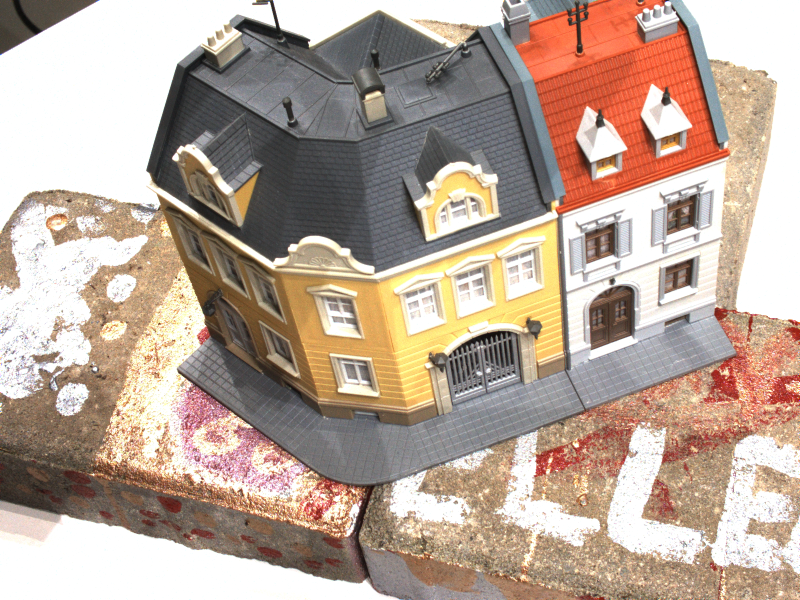
#> input picture data/scan6/clean_008_max.png, 1600 x 1200 px (shown at 1/2 size); its folder holds 4 pictures in this run
$ jupyter execute --allow-errors T2.ipynb   (shell and % lines are left out)
#> lines starting #> are read from the running program, lines starting #| are printed output that depends on the picture
# Atividade 2
Aplicar conceitos de Visão Computacional para reconstruir um modelo 3D (nuvem de pontos e/ou malha) de um objeto/cena a partir de múltiplas imagens, desenvolvendo com-
petências em extração de características, emparelhamento, geometria epipolar, estimação de pose, triangulação e (opcionalmente) densificação/malha/texturização.

# Progresso e próximos passos
- [ ] Etapa 1: Coleta das Imagens e Preparação
  - coloque o passo a passo
- [ ] Etapa 2: Detecção e Extração de Características
  - coloque o passo a passo
- [ ] Etapa 3: Emparelhamento e Geometria Epipolar
  - coloque o passoa a passo
- [ ] Etapa 4: Reconstrução 3D e (Opcional) Densificação/Malha
  - coloque o passoa a passo
- [ ] Etapa 5: Avaliação, Demonstração e Relatório
  - coloque o passo a passo
- [ ] Opcional 1: Recuperar escala absoluta
- [ ] Opcional 2: Marcar poses das câmeras no espaço 3D e exportar GLB/OBJ para visualização web.
- [ ] Opcional 3: Tratar casos difíceis: baixa textura, iluminação desafiadora, oclusões, superfícies brilhantes.
- [ ] Opcional 4: Comparar patch-match vs. métodos alternativos de densificação (se aplicável).

## Etapa 1: Preparação das imagens

[cell 1]

import os
import re
import numpy as np
import cv2
import matplotlib.pyplot as plt

[cell 2]
# drive.mount('/content/drive', force_remount=True)
# input_dir = '/content/drive/MyDrive/mc949/scan6/'
input_dir = 'data/scan6'

[cell 3]
# List all files in the input directory
image_files = os.listdir(input_dir)

# Filter files that end with 'max.png'
max_images = [f for f in image_files if re.search(r'max\.png$', f)]

[cell 4]
images = [cv2.imread(os.path.join(input_dir, max_image)) for max_image in sorted(max_images)]

## Etapa 2: Detecção e Extração de Características

### Achando os keypoints via SIFT

Detectando os keypoints via SIFT e ORB, mostrando as features em fundo "homogêneo" e então mostrando as imagens sobrepostas aos seus keypoints

[cell 5]
def sift_detector(img, n_features=None):
    # Checa se a imagem já está em escala de cinza
    if len(img.shape) == 2:
        gray_img = img
    else:
        # Converte para escala de cinza
        gray_img = cv2.cvtColor(img, cv2.COLOR_BGR2GRAY)
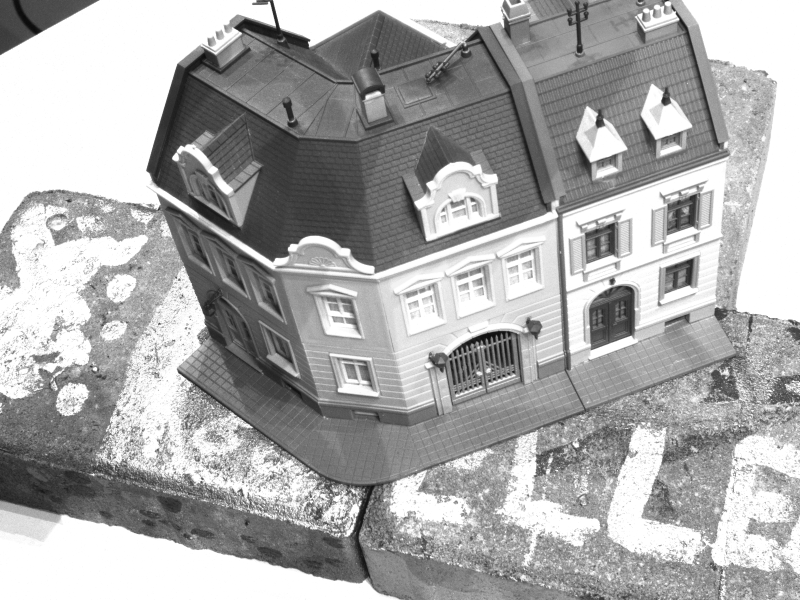
#> gray_img: shape (1200, 1600) (shown at 1/2 size); min 8, max 255, mean 170.2
#> img is the input picture: shape (1200, 1600, 3); mean B, G, R 152.4, 166, 185.3

    if n_features:
        # Inicializa o detector SIFT com o número de melhores features desejado
        sift = cv2.SIFT_create(nfeatures=n_features)
    else:
        sift = cv2.SIFT_create()

    # Detecta os keypoints
    keypoints = sift.detect(gray_img, None)
#> keypoints = 16800 keypoints; strongest (x, y, size): (1331, 202, 11.7), (1199, 246, 11.5), (1224, 562, 7.7), (1228, 625, 61.9)

    return keypoints

sift_keypoints = [sift_detector(img=img) for img in images]
#> sift_keypoints = 1 item
print(f"Número de keypoints encontrados pelo sift: {[len(kp) for kp in sift_keypoints]}")
#| Número de keypoints encontrados pelo sift: [16800]

sift_keypoints_filtered = [sift_detector(img=img, n_features=500) for img in images]
#> in sift_detector (call 2), `keypoints = sift.detect(gray_img, None)`: keypoints = 500 keypoints; strongest (x, y, size): (1331, 202, 11.7), (1199, 246, 11.5), (1224, 562, 7.7), (1228, 625, 61.9)
#> sift_keypoints_filtered = 1 item
print(f"Número de keypoints encontrados pelo sift pós-filtragem: {[len(kp) for kp in sift_keypoints_filtered]}")
#| Número de keypoints encontrados pelo sift pós-filtragem: [500]

### Achando os keypoints via ORB

[cell 6]
def orb_detector(img, nfeatures=30000):
    # Check if image is already grayscale
#> called with nfeatures = 30000
    if len(img.shape) == 2:
        gray_img = img
    else:
        # Convert to grayscale
        gray_img = cv2.cvtColor(img, cv2.COLOR_BGR2GRAY)

    # Initialize ORB detector
    orb = cv2.ORB_create(nfeatures=nfeatures)
    kp  = orb.detect(gray_img, None)
#> kp = 29731 keypoints; strongest (x, y, size): (618, 80, 37.2), (619, 81, 31), (618, 81, 44.6), (616, 84, 31)

    return kp

orb_keypoints = [orb_detector(img) for img in images]
#> orb_keypoints = 1 item
print(f"Número de keypoints encontrados pelo orb: {[len(kp) for kp in orb_keypoints]}")
#| Número de keypoints encontrados pelo orb: [29731]

orb_keypoints_filtered = [orb_detector(img, nfeatures=500) for img in images]
#> in orb_detector (call 2), `kp  = orb.detect(gray_img, None)`: kp = 500 keypoints; strongest (x, y, size): (618, 80, 37.2), (619, 81, 31), (618, 81, 44.6), (616, 84, 31)
#> orb_keypoints_filtered = 1 item
print(f"Número de keypoints encontrados pelo orb pós-filtragem: {[len(kp) for kp in orb_keypoints_filtered]}")
#| Número de keypoints encontrados pelo orb pós-filtragem: [500]

[cell 7]
n = 2
#> (the rest of this cell did not finish here and is left out)

[cell 8]
n = 2
#> (the rest of this cell did not finish here and is left out)

## Etapa 3: Emparelhamento e Geometria Epipolar

[cell 9]
# [5 lines left out: function sift_descriptor, not called in this run]

[cell 10]
# Match features using FLANN matcher
# [36 lines left out: function flann_matcher, not called in this run]

matches = []
for i in range(len(images) - 1):
    src_pts, dst_pts, good_matches = flann_matcher(images[i], images[i+1], n_features=500)
    matches.append(good_matches[:100])
#> this loop made 0 passes
#> after the loop, matches = []

print(f"Number of good matches found between consecutive images: {[len(m) for m in matches]}")
#| Number of good matches found between consecutive images: []

Visualizando Matchings

[cell 11]
# Visualize the matches between consecutive images
i = 1
#> (the rest of this cell did not finish here and is left out)

Estimar poses das câmeras (R,t) e triangular pontos 3D iniciais

[cell 12]
from mpl_toolkits.mplot3d import Axes3D

# [14 lines left out: function estimate_pose, not called in this run]

[cell 13]
# [20 lines left out: function triangulate_points, not called in this run]

[cell 14]
# [51 lines left out: function visualize_points_and_cameras, not called in this run]

Pose estimation example

[cell 15]
K = np.array([
    [949.97226758,   0.,         630.81760602],
    [  0.,         949.47553139, 356.35824094],
    [  0.,           0.,           1.        ]
])

all_R = []
all_t = []
all_kps = []
all_inliers = []
all_src = []
all_dst = []
all_matches = []

# For first camera, we use identity rotation and zero translation
R1 = np.eye(3)
t1 = np.zeros((3, 1))

all_R.append(R1)
all_t.append(t1)

for i in range(len(images)):
    kp = sift_detector(images[i], n_features=500)
    all_kps.append(kp)
    print(f"Image {i}: {len(kp)} keypoints")
#> this loop made 1 pass
#| Image 0: 500 keypoints
#> after the loop, all_kps = 1 item

for i in range(len(images) - 1):

    img1 = images[i]
    img2 = images[i+1]

    kp1 = all_kps[i]
    kp2 = all_kps[i + 1]

    src_pts, dst_pts, matches = flann_matcher(img1, img2)
    all_src.append(src_pts)
    all_dst.append(dst_pts)
    all_matches.append(matches)
    # Estimate pose of second camera relative to first
    EssentialM, R2, t2, mask, inliers = estimate_pose(kp1, kp2, src_pts, dst_pts, matches, K, threshold=0.5)
    all_R.append(R2)
    all_t.append(t2)
    all_inliers.append(inliers)
#> after the loop, all_R = [[[1, 0, 0], [0, 1, 0], [0, 0, 1]]]; all_dst = []; all_inliers = []; all_matches = []; all_src = []; all_t = [[0, 0, 0]]

[cell 16]
i = 1
#> (the rest of this cell did not finish here and is left out)

Linhas epipolares

[cell 17]
# [10 lines left out: function draw_epilines, not called in this run]

[cell 18]
i = 1

#> (the rest of this cell did not finish here and is left out)

Visualizing the points and cameras

[cell 19]
# Fixed triangulate points with proper error handling and data consistency

# Triangulate points - CORRECTED VERSION
points_3d_all = []
valid_pairs = 0

print("🔧 Starting triangulation for all image pairs...")

for i in range(len(images) - 1):
    print(f"\nProcessing pair {i}: images {i} and {i+1}")

    try:
        # Check if we have valid inliers for this pair
        if not all_inliers[i] or len(all_inliers[i]) < 5:
            print(f"  ❌ Skipping pair {i}: insufficient inliers ({len(all_inliers[i]) if all_inliers[i] else 0})")
            continue

        # Get the original matched keypoints that were used in pose estimation
        # We need to use the keypoints that were actually used in flann_matcher for this pair
        img1 = images[i]
        img2 = images[i+1]

        # Re-extract keypoints used in matching (this ensures consistency)
        src_pts, dst_pts, original_matches = flann_matcher(img1, img2)

        if src_pts is None:
            print(f"  ❌ Skipping pair {i}: no matches found")
            continue

        # Get keypoints used in matching
        kp1 = sift_detector(img1, n_features=500)
        kp2 = sift_detector(img2, n_features=500)

        # Use the stored inliers for this pair
        inliers = all_inliers[i]

        # Get camera poses for this pair
        R1 = all_R[i]
        t1 = all_t[i]
        R2 = all_R[i + 1] if i + 1 < len(all_R) else all_R[-1]
        t2 = all_t[i + 1] if i + 1 < len(all_t) else all_t[-1]

        print(f"  📊 Using {len(inliers)} inliers for triangulation")

        # Triangulate points for this pair
        points_3d = triangulate_points(kp1, kp2, inliers, K, R1, t1, R2, t2)

        # Filter out obviously bad points
        if len(points_3d) > 0:
            valid_mask = (
                (points_3d[:, 2] > 0.1) &   # In front of camera
                (points_3d[:, 2] < 100) &   # Not too far
                (np.abs(points_3d[:, 0]) < 50) & # Reasonable X range
                (np.abs(points_3d[:, 1]) < 50)   # Reasonable Y range
            )

            valid_points = points_3d[valid_mask]

            if len(valid_points) > 10:
                # Add spatial offset to separate point clouds from different pairs
                spatial_offset = np.array([i * 3.0, 0, 0])
                valid_points += spatial_offset

                points_3d_all.append(valid_points)
                valid_pairs += 1
                print(f"  ✅ Generated {len(valid_points)} valid 3D points")
            else:
                print(f"  ⚠️  Only {len(valid_points)} points survived filtering")
        else:
            print(f"  ❌ No 3D points generated")

    except Exception as e:
        print(f"  ❌ Error triangulating pair {i}: {e}")
        continue
#> after the loop, points_3d_all = []; valid_pairs = 0

print(f"\n📊 Triangulation Summary:")
print(f"  Total pairs processed: {len(images) - 1}")
#|   Total pairs processed: 0
print(f"  Successful triangulations: {valid_pairs}")
#|   Successful triangulations: 0
print(f"  Point clouds generated: {len(points_3d_all)}")
#|   Point clouds generated: 0

# Combine and visualize results
if len(points_3d_all) > 0:
    all_combined_points = np.vstack(points_3d_all)
    print(f"  Total 3D points: {len(all_combined_points)}")

    # Enhanced visualization for multiple pairs
    # [45 lines left out: function visualize_multiview_reconstruction, not called in this run]

    # Visualize results
    visualize_multiview_reconstruction(all_combined_points, valid_pairs)

else:
    print("❌ No 3D points generated. Check:")
    print("  - Are there sufficient matches between images?")
    print("  - Are the camera poses estimated correctly?")
    print("  - Try reducing filtering thresholds")
